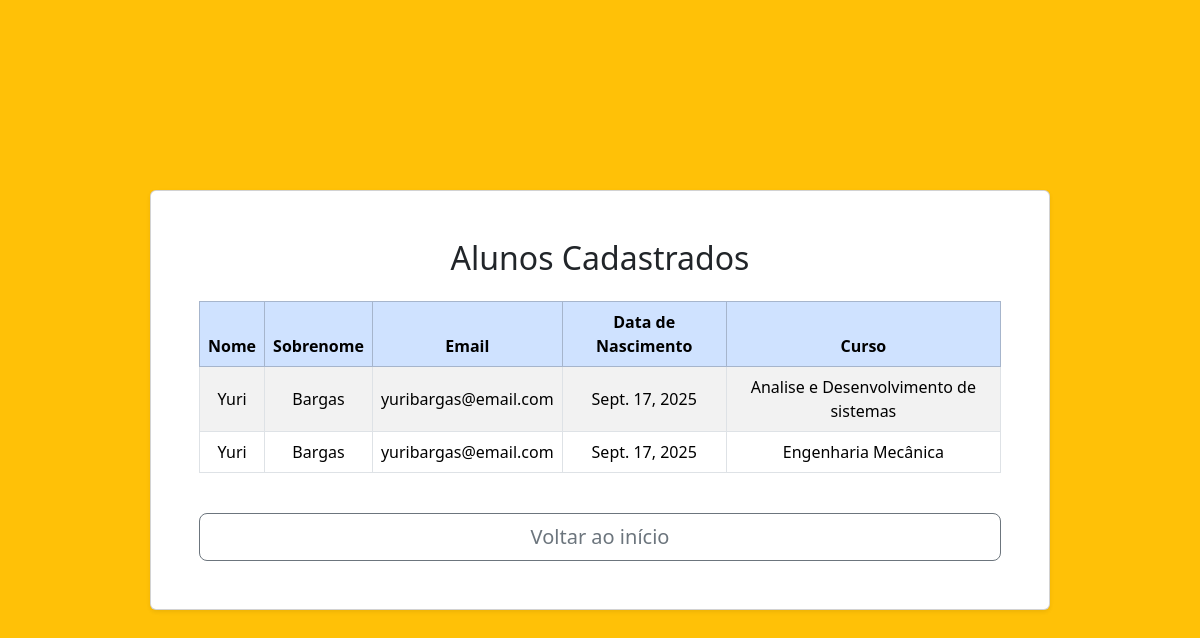
Before: /cadastrados/ with the older database file.
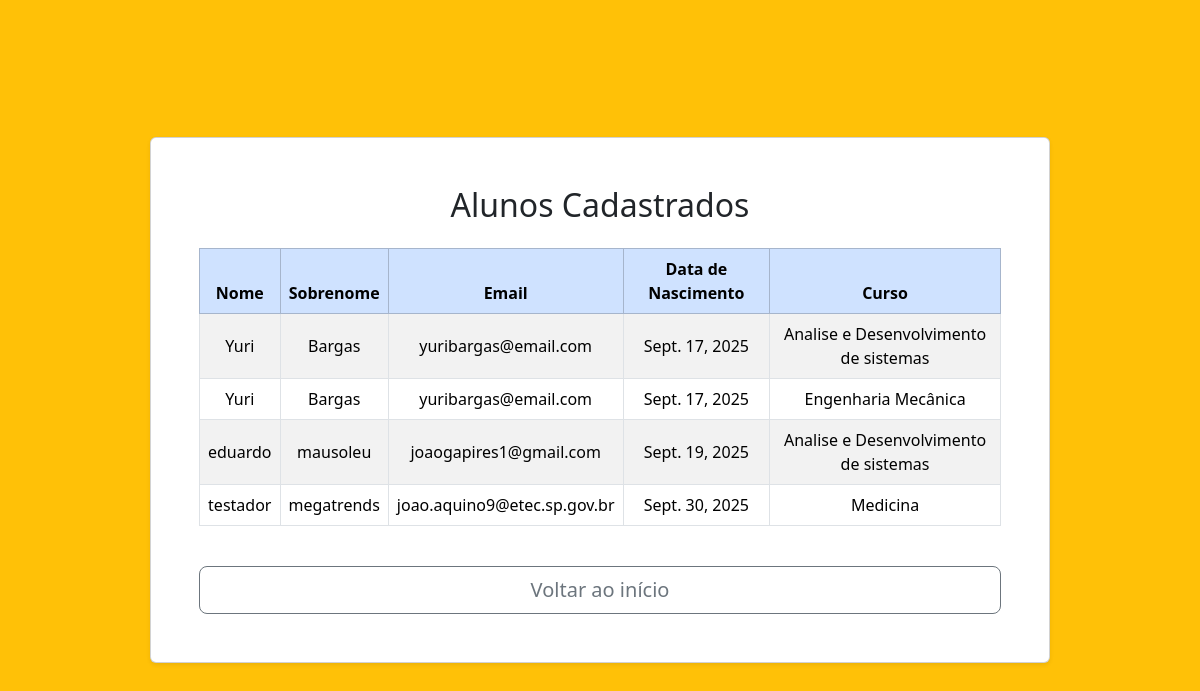
After: the same page with the newer database file.
### alunos/models.py (models this page shows, shortened)
class Aluno(models.Model):
    nome = models.CharField(max_length=60)
    sobrenome = models.CharField(max_length=200)
    data_nascimento = models.DateField()
    curso = models.CharField(max_length=200)
    email = models.CharField(max_length=200)

### alunos/views.py (the view)
# urls.py: path('cadastrados/', views.listar_alunos, name='cadastrados'),
def listar_alunos(request):
   alunos = Aluno.objects.all()
   return render(request, 'cadastrados.html', {'alunos': alunos})

### alunos/templates/cadastrados.html (shortened to what this page needs)
<!DOCTYPE html>
<html lang="pt-br">
<head>
  <link href="https://cdn.jsdelivr.net/npm/bootstrap@5.3.8/dist/css/bootstrap.min.css" rel="stylesheet">
</head>
<body class="bg-warning d-flex justify-content-center align-items-center min-vh-100">
  <div class="card p-5 shadow-sm w-100" style="max-width: 900px;">
    <h2 class="mb-4 text-center">Alunos Cadastrados</h2>
    <div class="table-responsive">
      <table class="table table-striped table-bordered align-middle text-center">
        <thead class="table-primary">
          <tr>
            <th>Nome</th>
            <th>Sobrenome</th>
            <th>Email</th>
            <th>Data de Nascimento</th>
            <th>Curso</th>
          </tr>
        </thead>
        <tbody>
          {% for aluno in alunos %}
            <tr>
              <td>{{ aluno.nome }}</td>
              <td>{{ aluno.sobrenome }}</td>
              <td>{{ aluno.email }}</td>
              <td>{{ aluno.data_nascimento }}</td>
              <td>{{ aluno.curso }}</td>
            </tr>
          {% empty %}
            <tr>
              <td colspan="6" class="text-center">Nenhum aluno cadastrado.</td>
            </tr>
          {% endfor %}
        </tbody>
      </table>
    </div>
    <div class="mt-4 d-grid">
      <a href="{% url 'index' %}" class="btn btn-outline-secondary btn-lg">Voltar ao início</a>
    </div>
  </div>
</body>
</html>

Changed rows visible on the page:
added Aluno: nome "eduardo", sobrenome "mausoleu", email "joaogapires1@gmail.com", data_nascimento "Sept. 19, 2025", curso "Analise e Desenvolvimento de sistemas"
added Aluno: nome "testador", sobrenome "megatrends", email "joao.aquino9@etec.sp.gov.br", data_nascimento "Sept. 30, 2025", curso "Medicina"
